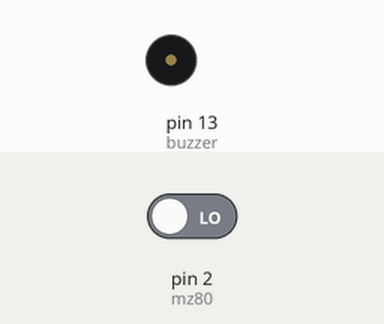
This sketch was run on a simulated Arduino Uno, built with avr-gcc and run on an emulated ATmega328P. Parts: buzzer (waves = sounding, pin HIGH). The inputs (shaded band) are chosen by the test bench; at power-on: pin 2 (mz80) LOW.

Above: at 1.2 s.
1.3 s: pin 2 (mz80) driven HIGH
At 2.0 s:
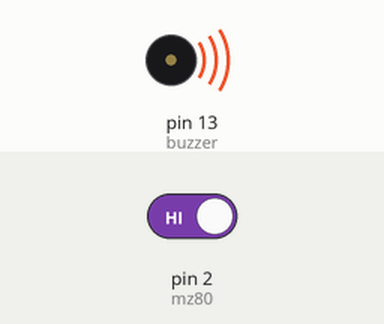
2.9 s: pin 2 (mz80) driven LOW
At 4.4 s:
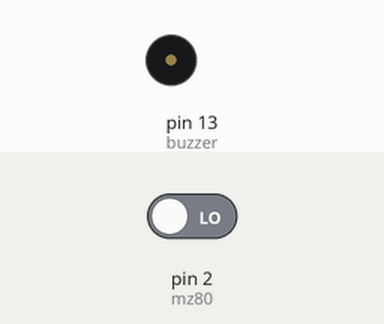
Timing chart, 0 to 5.9 s (numbered marks = the images above; inputs shaded):
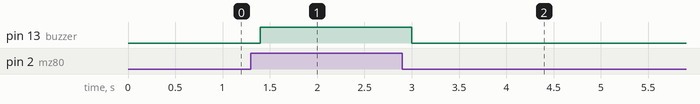

The sketch:

mz80.ino
```cpp
int mz80 = 2;
int buzzer = 13;

int durum = 0;

void setup() {
  pinMode(buzzer, OUTPUT);
  pinMode(mz80, INPUT);

}

void loop() {
  durum = digitalRead(mz80);
  int i;

  if(durum == HIGH){

  i = i+1;
  digitalWrite(buzzer, HIGH);
  delay(200);
  }
  else
  {
    digitalWrite(buzzer, LOW);
    delay(200);
  }
  if(i >= 5){
    digitalWrite(buzzer, HIGH);
  }

 }
```

Measured:
- after the input at 1.3 s, pin 13 (buzzer): LOW → HIGH after 0.10 s
- after the input at 2.9 s, pin 13 (buzzer): HIGH → LOW after 0.10 s
